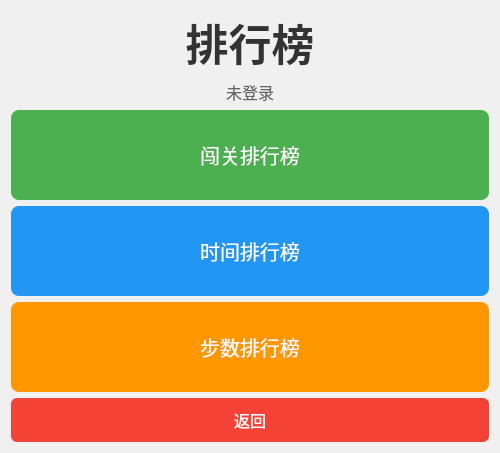
<?xml version="1.0" encoding="UTF-8"?>
<ui version="4.0">
 <class>RankingDialog</class>
 <widget class="QDialog" name="RankingDialog">
  <property name="geometry">
   <rect>
    <x>0</x>
    <y>0</y>
    <width>500</width>
    <height>400</height>
   </rect>
  </property>
  <property name="windowTitle">
   <string>排行榜</string>
  </property>
  <property name="styleSheet">
   <string notr="true">background-color: #f0f0f0;</string>
  </property>
  <layout class="QVBoxLayout" name="verticalLayout">
   <item>
    <widget class="QLabel" name="labelTitle">
     <property name="font">
      <font>
       <family>Arial Unicode MS</family>
       <pointsize>32</pointsize>
       <bold>true</bold>
      </font>
     </property>
     <property name="styleSheet">
      <string notr="true">color: #333333;</string>
     </property>
     <property name="text">
      <string>排行榜</string>
     </property>
     <property name="alignment">
      <set>Qt::AlignCenter</set>
     </property>
    </widget>
   </item>
   <item>
    <widget class="QLabel" name="labelUserInfo">
     <property name="font">
      <font>
       <family>Arial</family>
       <pointsize>12</pointsize>
      </font>
     </property>
     <property name="styleSheet">
      <string notr="true">color: #666666;</string>
     </property>
     <property name="text">
      <string>未登录</string>
     </property>
     <property name="alignment">
      <set>Qt::AlignCenter</set>
     </property>
    </widget>
   </item>
   <item>
    <spacer name="verticalSpacer_2">
     <property name="orientation">
      <enum>Qt::Vertical</enum>
     </property>
     <property name="sizeHint" stdset="0">
      <size>
       <width>20</width>
       <height>40</height>
      </size>
     </property>
    </spacer>
   </item>
   <item>
    <layout class="QVBoxLayout" name="verticalLayoutButtons">
     <item>
      <widget class="QPushButton" name="btnLevelRanking">
       <property name="font">
        <font>
         <family>Arial Unicode MS</family>
         <pointsize>20</pointsize>
        </font>
       </property>
       <property name="cursor">
        <cursorShape>PointingHandCursor</cursorShape>
       </property>
       <property name="styleSheet">
        <string notr="true">QPushButton {
    background-color: #4CAF50;
    color: white;
    border: none;
    padding: 15px;
    border-radius: 8px;
    font-size: 20px;
    min-height: 60px;
}
QPushButton:hover {
    background-color: #45a049;
}
QPushButton:pressed {
    background-color: #3d8b40;
}</string>
       </property>
       <property name="text">
        <string>闯关排行榜</string>
       </property>
       <property name="icon">
        <iconset>
         <normaloff>:/img/trophy.png</normaloff>:/img/trophy.png</iconset>
       </property>
       <property name="iconSize">
        <size>
         <width>32</width>
         <height>32</height>
        </size>
       </property>
      </widget>
     </item>
     <item>
      <widget class="QPushButton" name="btnTimeRanking">
       <property name="font">
        <font>
         <family>Arial Unicode MS</family>
         <pointsize>20</pointsize>
        </font>
       </property>
       <property name="cursor">
        <cursorShape>PointingHandCursor</cursorShape>
       </property>
       <property name="styleSheet">
        <string notr="true">QPushButton {
    background-color: #2196F3;
    color: white;
    border: none;
    padding: 15px;
    border-radius: 8px;
    font-size: 20px;
    min-height: 60px;
}
QPushButton:hover {
    background-color: #1976D2;
}
QPushButton:pressed {
    background-color: #0D47A1;
}</string>
       </property>
       <property name="text">
        <string>时间排行榜</string>
       </property>
       <property name="icon">
        <iconset>
         <normaloff>:/img/clock.png</normaloff>:/img/clock.png</iconset>
       </property>
       <property name="iconSize">
        <size>
         <width>32</width>
         <height>32</height>
        </size>
       </property>
      </widget>
     </item>
     <item>
      <widget class="QPushButton" name="btnStepRanking">
       <property name="font">
        <font>
         <family>Arial Unicode MS</family>
         <pointsize>20</pointsize>
        </font>
       </property>
       <property name="cursor">
        <cursorShape>PointingHandCursor</cursorShape>
       </property>
       <property name="styleSheet">
        <string notr="true">QPushButton {
    background-color: #FF9800;
    color: white;
    border: none;
    padding: 15px;
    border-radius: 8px;
    font-size: 20px;
    min-height: 60px;
}
QPushButton:hover {
    background-color: #F57C00;
}
QPushButton:pressed {
    background-color: #E65100;
}</string>
       </property>
       <property name="text">
        <string>步数排行榜</string>
       </property>
       <property name="icon">
        <iconset>
         <normaloff>:/img/steps.png</normaloff>:/img/steps.png</iconset>
       </property>
       <property name="iconSize">
        <size>
         <width>32</width>
         <height>32</height>
        </size>
       </property>
      </widget>
     </item>
    </layout>
   </item>
   <item>
    <spacer name="verticalSpacer">
     <property name="orientation">
      <enum>Qt::Vertical</enum>
     </property>
     <property name="sizeHint" stdset="0">
      <size>
       <width>20</width>
       <height>40</height>
      </size>
     </property>
    </spacer>
   </item>
   <item>
    <widget class="QPushButton" name="btnBack">
     <property name="font">
      <font>
       <family>Arial Unicode MS</family>
       <pointsize>16</pointsize>
      </font>
     </property>
     <property name="cursor">
      <cursorShape>PointingHandCursor</cursorShape>
     </property>
     <property name="styleSheet">
      <string notr="true">QPushButton {
    background-color: #f44336;
    color: white;
    border: none;
    padding: 10px;
    border-radius: 6px;
    font-size: 16px;
}
QPushButton:hover {
    background-color: #d32f2f;
}
QPushButton:pressed {
    background-color: #b71c1c;
}</string>
     </property>
     <property name="text">
      <string>返回</string>
     </property>
    </widget>
   </item>
  </layout>
 </widget>
 <resources/>
 <connections/>
</ui>
